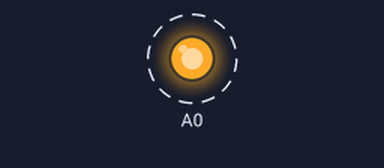
Bench run of a sketch on a simulated Arduino Uno, built with avr-gcc and run on an emulated ATmega328P. On the bench: output pins drawn as LEDs (lit = HIGH). Dashed ring = blinking. What the sketch prints to the serial monitor is not drawn.

Above: at 0.06 s.
Timing chart, 0 to 3.0 s (numbered marks = the images above):
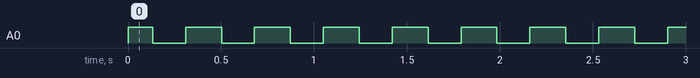

Measured:
- by itself, A0: alternates HIGH for 0.19 s and LOW for 0.18 s
- by itself, everything shown: repeats every 0.74 s, in 4 steps

The sketch:

sketch05_03_sin.ino
```cpp
// private include
/* BEGIN USER CODE PI */
/* END USER CODE PI */

// private define
/* BEGIN USER CODE PD */
/* END USER CODE PD */

// private macro
/* BEGIN USER CODE PM */
/* END USER CODE PM */

// private variable
/* BEGIN USER CODE PV */
float angle = 0.0;
float angleStep = PI / 32.0;
/* END USER CODE PV */

/* BEGIN USER CODE 0 */
/* END USER CODE 0 */

// private function
/* BEGIN USER CODE PF */
/* END USER CODE PF */

/* BEGIN USER CODE 1 */
/* END USER CODE 1 */

void setup() {
  // put your setup code here, to run once:
  /* BEGIN USER CODE 2 */
  Serial.begin(9600);
  /* END USER CODE 2 */
}

void loop() {
  // put your main code here, to run repeatedly:
  /* END USER CODE LOOP */
  /* BEGIN USER CODE 3 */
  int x = (int)(sin(angle) * 127) + 127;
  analogWrite(A0, x);
  angle += angleStep;
  if(angle > 2 * PI)
  {
    angle = 0.0;
  }
  Serial.println(x);
  Serial.print(" ");
}
/* END USER CODE 3 */
```
